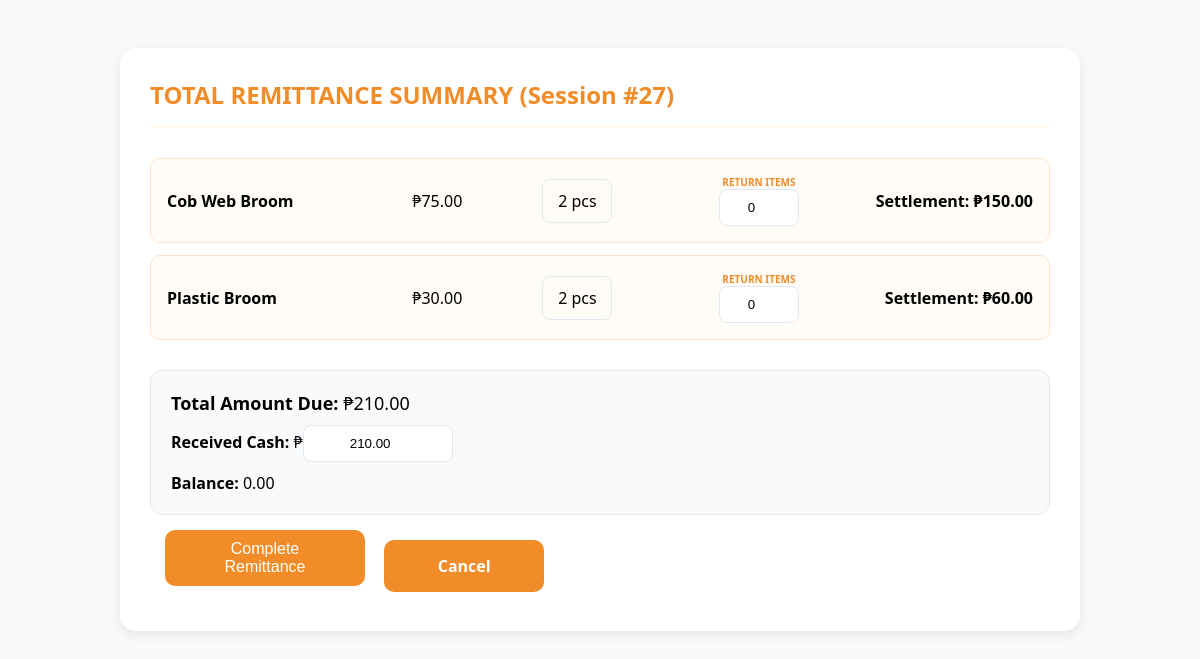
Screenshot of /function/afternoon_remit.php?id=27 with the database file from the repository.
### tables this page shows
CREATE TABLE `dispatch_items` (
  `id` int(11) NOT NULL,
  `session_id` int(11) NOT NULL,
  `product_id` int(11) NOT NULL,
  `qty_taken` int(11) NOT NULL,
  `qty_sold` int(11) DEFAULT 0,
  `price_at_time` decimal(10,2) DEFAULT NULL,
  `qty_returned` int(11) DEFAULT 0
);

CREATE TABLE `products` (
  `id` int(11) NOT NULL,
  `category` varchar(100) NOT NULL,
  `product_name` varchar(255) NOT NULL,
  `variation` varchar(100) DEFAULT 'Standard',
  `description` text DEFAULT NULL,
  `wholesale_price` decimal(10,2) NOT NULL DEFAULT 0.00,
  `retail_price` decimal(10,2) NOT NULL DEFAULT 0.00,
  `quantity` int(11) NOT NULL DEFAULT 0,
  `max_quantity` int(11) NOT NULL DEFAULT 100,
  `image_path` varchar(255) DEFAULT 'default-product.png',
  `created_at` timestamp NOT NULL DEFAULT current_timestamp()
);

### function/afternoon_remit.php (the view, shortened to what this page needs)
<?php
require_once "../auth/conn.php";
$sid = isset($_GET['id']) ? (int)$_GET['id'] : 0;
$items = [];
if ($sid > 0) {
    $stmt = $pdo->prepare("SELECT di.id AS item_id, di.product_id AS p_id,
        COALESCE(di.price_at_time, p.wholesale_price) AS price_at_time,
        p.product_name, di.qty_taken
        FROM dispatch_items di
        JOIN products p ON di.product_id = p.id
        WHERE di.session_id = ?");
    $stmt->execute([$sid]);
    $items = $stmt->fetchAll(PDO::FETCH_ASSOC);
}
?>
<!DOCTYPE html>
<html lang="en">
<head>
</head>
<body>
<div class="container">
    <div class="header">TOTAL REMITTANCE SUMMARY (Session #<?= $sid ?>)</div>
    <form method="POST">
        <?php foreach ($items as $item):
            $subtotal = $item['price_at_time'] * $item['qty_taken'];
        ?>
            <div class="product-row" data-price="<?= $item['price_at_time'] ?>" data-taken="<?= $item['qty_taken'] ?>">
                <div style="min-width: 200px; font-weight:600;"><?= htmlspecialchars($item['product_name']) ?></div>
                <div style="width: 80px;">₱<?= number_format($item['price_at_time'], 2) ?></div>
                <div class="input-style" style="width: 70px;"><?= $item['qty_taken'] ?> pcs</div>
                <div style="text-align: center;">
                    <label style="font-size: 10px; display: block; color: #f28c28; font-weight: bold;">RETURN ITEMS</label>
                    <input type="number" name="returns[<?= $item['item_id'] ?>]" required class="input-style return-qty" style="width: 80px;" value="0" min="0" max="<?= $item['qty_taken'] ?>">
                </div>
                <div style="margin-left: auto; font-weight: bold;">Settlement: ₱<span class="row-settlement"><?= number_format($subtotal, 2) ?></span></div>
            </div>
        <?php endforeach; ?>
        <div class="total-section">
            <div style="font-size: 18px; margin-bottom: 10px;">
                <strong>Total Amount Due:</strong> <span class="highlight">₱<span id="grand_total">0.00</span></span>
            </div>
            <div style="margin-bottom: 10px;">
                <strong>Received Cash:</strong> ₱<input type="number" name="received_amount" id="received_amt" class="input-style" step="0.01" style="width: 150px;" required>
            </div>
            <div><strong>Balance:</strong> <span id="balance_display">0.00</span></div>
        </div>
        <button type="submit" name="save_settlement" class="btn-submit">Complete Remittance</button>
        <a href="javascript:history.back()" class="cancel">Cancel</a>
    </form>
</div>
</body>
</html>

### function/afternoon_remit.php (style rules this page uses)
body { font-family: 'Segoe UI', sans-serif; background-color: #f9f9f9; padding: 20px; }
.container { background: #ffffff; padding: 30px; border-radius: 16px; max-width: 900px; margin: 20px auto; box-shadow: 0 4px 12px rgba(0,0,0,0.08); }
.header { color: #f28c28; font-weight: 800; font-size: 24px; margin-bottom: 30px; padding-bottom: 15px; border-bottom: 2px solid #fff7ed; }
.product-row { display: grid; grid-template-columns: 2fr 1fr 1fr 1.5fr 1.5fr; align-items: center; gap: 15px; padding: 16px; background: #fffcf8; border-radius: 10px; border: 1px solid #ffe4c4; margin-bottom: 12px; }
.input-style { border: 1px solid #e2e8f0; padding: 10px; border-radius: 8px; width: 100%; box-sizing: border-box; text-align: center; }
.total-section { margin-top: 30px; padding: 20px; background: #f8fafc; border-radius: 12px; border: 1px solid #e2e8f0; }
.btn-submit { margin:15px; background: #f28c28; color: white; border: none; padding: 10px 30px; border-radius: 10px; cursor: pointer; font-size: 16px; font-weight: 500; width: 200px; transition: 0.2s; }
.cancel { background-color: #f28c28; color: white; border: none; padding: 15px 30px; border-radius: 10px; cursor: pointer; font-size: 16px; font-weight: 700; width: 100px; text-align: center; display: inline-block; transition: 0.2s; margin-left: 20px; margin: 0; text-decoration: none; }

### rows the page displays
dispatch_items: product.product_name "Cob Web Broom", price_at_time "75.00", qty_taken "2", subtotal "150.00"
dispatch_items: product.product_name "Plastic Broom", price_at_time "30.00", qty_taken "2", subtotal "60.00"

### other values shown
$sid "27"
